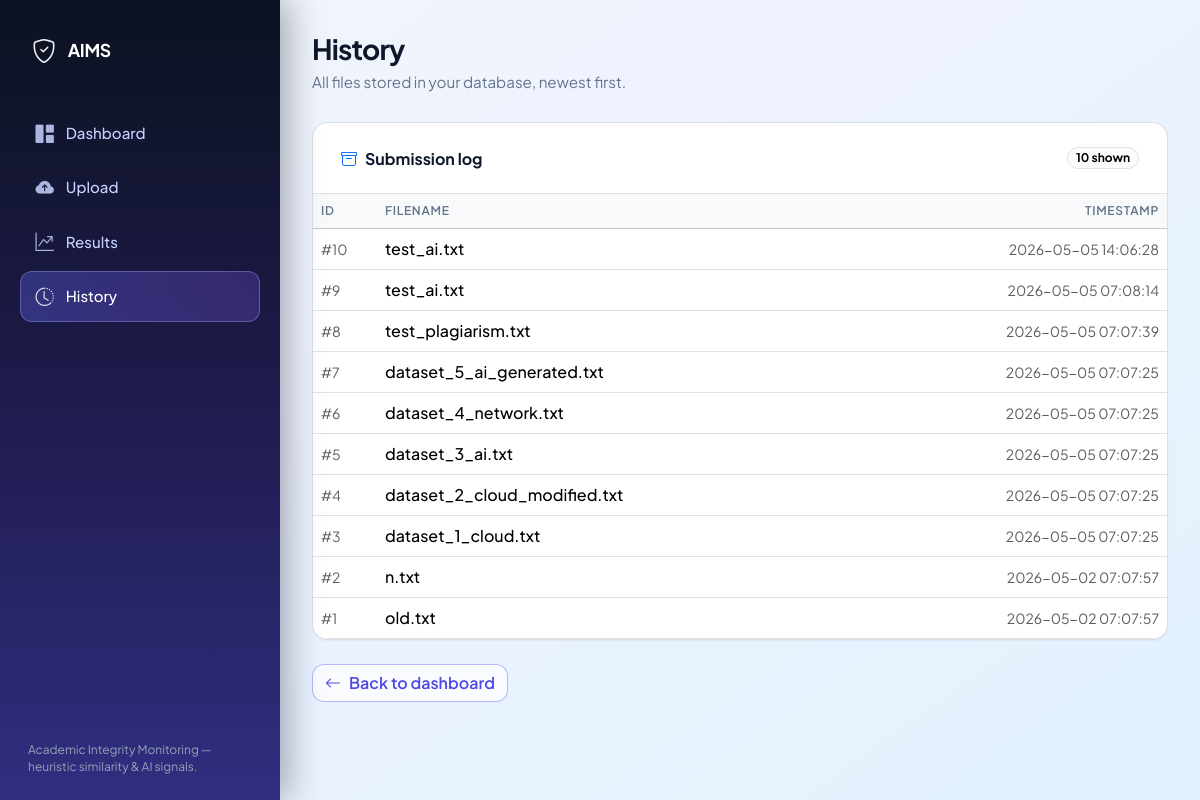
The app's page /history with its own data.
### tables this page shows
CREATE TABLE submissions (
                id INTEGER PRIMARY KEY AUTOINCREMENT,
                filename TEXT NOT NULL,
                content TEXT NOT NULL,
                timestamp TEXT NOT NULL DEFAULT (datetime('now'))
            );

### app.py (the view)
@app.route("/history")
def history():
    rows = fetch_recent_submissions(200)
    return render_template("history.html", rows=rows)

### database.py (called while the page is built)
def get_connection():
    conn = sqlite3.connect(_DB_PATH)
    conn.row_factory = sqlite3.Row
    return conn

def fetch_recent_submissions(limit: int = 20):
    conn = get_connection()
    try:
        cur = conn.execute(
            """
            SELECT id, filename, timestamp
            FROM submissions
            ORDER BY id DESC
            LIMIT ?
            """,
            (int(limit),),
        )
        return cur.fetchall()
    finally:
        conn.close()

### templates/history.html (shortened to what this page needs)
{% extends "base_app.html" %}
{% block content %}
<h1 class="app-page-title">History</h1>
<p class="app-page-sub">All files stored in your database, newest first.</p>
<div class="app-card overflow-hidden">
<div class="app-card-pad border-bottom bg-white bg-opacity-50">
<div class="d-flex flex-wrap align-items-center justify-content-between gap-2">
<h2 class="h6 fw-bold mb-0"><i class="bi bi-archive me-2 text-primary"></i>Submission log</h2>
<span class="badge rounded-pill text-bg-light border">{{ rows|length }} shown</span>
</div>
</div>
<div class="table-responsive">
{% if rows %}
<table class="table app-table table-hover align-middle mb-0">
<thead class="table-light">
<tr>
<th scope="col" style="width:4rem">ID</th>
<th scope="col">Filename</th>
<th scope="col" class="text-end">Timestamp</th>
</tr>
</thead>
<tbody>
{% for row in rows %}
<tr>
<td class="text-muted small">#{{ row.id }}</td>
<td class="fw-medium">{{ row.filename }}</td>
<td class="text-muted small text-end text-nowrap">{{ row.timestamp }}</td>
</tr>
{% endfor %}
</tbody>
</table>
{% else %}
<div class="app-card-pad text-muted">
<i class="bi bi-inbox me-2"></i>No submissions yet. Add files from the dashboard.
</div>
{% endif %}
</div>
</div>
<div class="mt-4">
<a href="{{ url_for('dashboard') }}" class="btn btn-app-outline"><i class="bi bi-arrow-left me-2"></i>Back to dashboard</a>
</div>
{% endblock %}

### static/css/app.css (style rules this page uses)
:root { --sidebar-width: 280px; --font-sans: "Plus Jakarta Sans", system-ui, -apple-system, "Segoe UI", Roboto, sans-serif; --ink: #0f172a; --ink-muted: #64748b; --surface: rgba(255, 255, 255, 0.82); --surface-solid: #ffffff; --border: rgba(148, 163, 184, 0.35); --shadow-sm: 0 1px 2px rgba(15, 23, 42, 0.06); --shadow-md: 0 8px 24px -6px rgba(15, 23, 42, 0.12), 0 16px 40px -12px rgba(99, 102, 241, 0.18); --shadow-lg: 0 24px 48px -12px rgba(15, 23, 42, 0.18); --accent: #6366f1; --accent-2: #8b5cf6; --radius: 16px; --radius-sm: 12px; --transition: 0.22s cubic-bezier(0.4, 0, 0.2, 1); }
*, *::before, *::after { box-sizing: border-box; }
html { scroll-behavior: smooth; }
body.app-body { margin: 0; min-height: 100vh; font-family: var(--font-sans); color: var(--ink); background: linear-gradient(145deg, #f1f5f9 0%, #eef2ff 42%, #e0f2fe 100%); background-attachment: fixed; }
.app-page-title { font-size: 1.75rem; font-weight: 700; letter-spacing: -0.03em; color: var(--ink); margin: 0 0 0.35rem; }
.app-page-sub { color: var(--ink-muted); font-size: 0.95rem; margin: 0 0 1.75rem; }
.app-card { background: var(--surface-solid); border: 1px solid var(--border); border-radius: var(--radius); box-shadow: var(--shadow-sm); transition: box-shadow var(--transition), transform var(--transition), border-color var(--transition); }
.app-card-pad { padding: 1.5rem 1.75rem; }
.btn-app-outline { border: 1px solid rgba(99, 102, 241, 0.45); color: #4f46e5; font-weight: 600; border-radius: var(--radius-sm); background: rgba(255, 255, 255, 0.7); transition: background var(--transition), transform var(--transition), border-color var(--transition); }
.app-table thead th { font-size: 0.75rem; text-transform: uppercase; letter-spacing: 0.06em; font-weight: 600; color: var(--ink-muted); border-bottom-width: 1px; }
.app-table tbody tr { transition: background var(--transition); }

### records on screen
submissions: id "10", filename "test_ai.txt", timestamp "2026-05-05 14:06:28"
submissions: id "9", filename "test_ai.txt", timestamp "2026-05-05 07:08:14"
submissions: id "8", filename "test_plagiarism.txt", timestamp "2026-05-05 07:07:39"
submissions: id "7", filename "dataset_5_ai_generated.txt", timestamp "2026-05-05 07:07:25"
submissions: id "6", filename "dataset_4_network.txt", timestamp "2026-05-05 07:07:25"
submissions: id "5", filename "dataset_3_ai.txt", timestamp "2026-05-05 07:07:25"
submissions: id "4", filename "dataset_2_cloud_modified.txt", timestamp "2026-05-05 07:07:25"
submissions: id "3", filename "dataset_1_cloud.txt", timestamp "2026-05-05 07:07:25"
submissions: id "2", filename "n.txt", timestamp "2026-05-02 07:07:57"
submissions: id "1", filename "old.txt", timestamp "2026-05-02 07:07:57"

### other values on screen
{{ rows|length }} "10"
